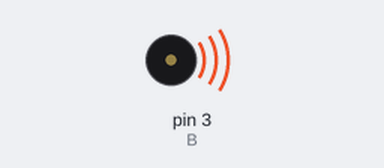
Recording of a sketch running on a simulated Arduino Uno, built with avr-gcc and run on an emulated ATmega328P. Parts: buzzer (waves = sounding).

Above: at 0.16 s.
Timing chart, 0 to 8.9 s (numbered marks = the images above):
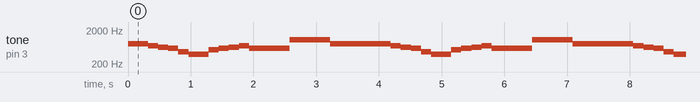

Measured:
- by itself, tone on pin 3 (B): repeats every 3.9 s: 698 Hz 0.16 s, 622 Hz 0.16 s, 587 Hz 0.16 s, 466 Hz 0.16 s, 392 Hz 0.32 s, 523 Hz 0.16 s, 587 Hz 0.16 s, 622 Hz 0.16 s, 698 Hz 0.16 s, 587 Hz 0.65 s, 1046 Hz 0.65 s, 783 Hz 0.97 s

The sketch:

AidanKirbyTheme.ino
```cpp
int B = 3;

void setup() {
  // put your setup code here, to run once:
  pinMode(B, OUTPUT);
}

void loop() {
  // put your main code here, to run repeatedly:
  tone (B, 783.99, 322);
  delay(322);

  noTone(B);
  tone (B, 698.46, 161);
  delay(161);
  noTone(B);
  tone (B, 622.25, 161);
  delay(161);
  noTone(B);
  tone (B, 587.37, 161);
  delay(161);
  noTone(B);
  tone (B, 466.61, 161);
  delay(161);
  noTone(B);
  tone (B, 392, 322);
  delay(322);
  noTone(B);
  tone (B, 523.25, 161);
  delay(161);
  noTone(B);
  tone (B, 587.33, 161);
  delay(161);
  noTone(B);
  tone (B, 622.25, 161);
  delay(162);
  noTone(B);
  tone (B, 698.46, 161);
  delay(161);
  noTone(B);
  tone (B, 587.33, 645);
  delay(645);
   tone (B, 1046.50, 645);
  delay(645);
  noTone(B);
   tone (B, 783.99, 645);
  delay(645);
  noTone(B);

}
```
